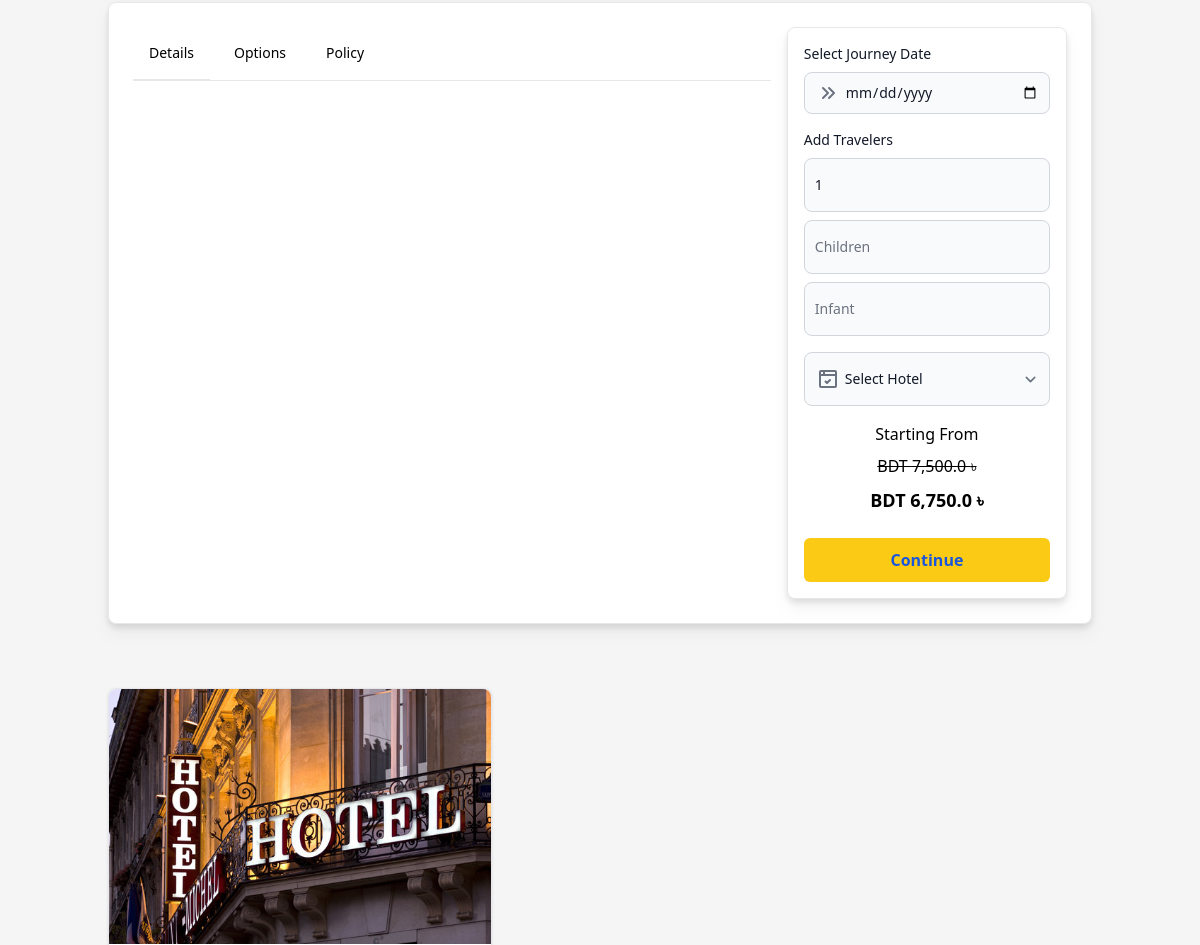
The app's page /tour/tour-details/3 (signed in, middle part), older data.
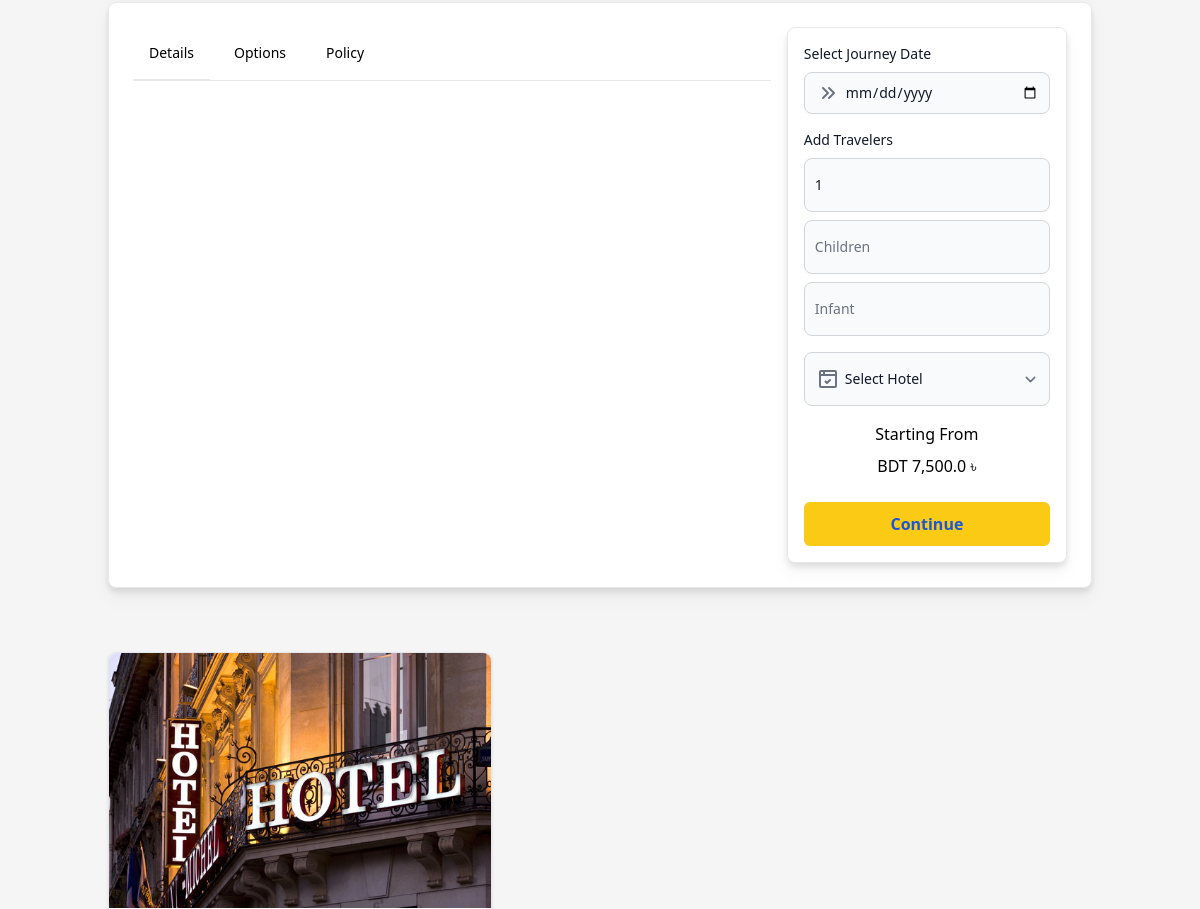
The same page, newer data.
### app_tour/models.py (models this page shows, shortened)
class TourPackageModel(models.Model):
    package_title = models.CharField(max_length=525, null=True)
    package_cover_image = models.ImageField(upload_to="tour_package_cover_images", null=True, blank=True)
    tour_location = models.ForeignKey(
        TourLocationModel, on_delete=models.CASCADE, null=True, blank=True
    )
    tour_duration = models.IntegerField(null=True, blank=True)
    peoples_limit = models.PositiveIntegerField(default=1, null=True, blank=True)
    details = RichTextUploadingField(null=True)
    options = RichTextUploadingField(null=True)
    policy = RichTextUploadingField(null=True)
    journey_date = models.DateField(default=timezone.now)
    package_price = models.FloatField(null=True, blank=True)
    Children_package_price = models.FloatField(null=True, default= 50, help_text="Enter 50 percent children traveler")
    Infant_package_price = models.FloatField(null=True, default= 90, help_text="Enter 90 percent infant traveler")
    discount = models.ForeignKey("app_flight.Discount", on_delete=models.CASCADE, null=True, blank=True)
    hotel = models.ManyToManyField(HotelModel)
    created_at = models.DateTimeField(auto_now_add=True)
    def get_discount_price(self):
        if self.discount:
            return (self.package_price / 100) * self.discount.amount
        else:
            return 0
    class Meta:
        verbose_name = "Tour Package"
        verbose_name_plural = "Tour Packages"
        ordering = ["-id"]

class HotelModel(models.Model):
    hotel_name = models.CharField(max_length=122, null=True, verbose_name="Name")
    cover_image = models.ImageField(upload_to="tour_package_images", null=True, verbose_name="Cover Image")
    link = models.URLField(null=True, blank=True, default="#", verbose_name="Hotel Link")
    class Meta:
        verbose_name = "Hotel"
        verbose_name_plural = "Hotels"
        ordering = [
            '-id'
        ]

### app_flight/models.py (models this page shows, shortened)
class Discount(models.Model):
    name = models.CharField(max_length=122, null=True)
    code = models.CharField(max_length=122, null=True)
    details = models.CharField(max_length=999, null=True, blank=True)
    amount = models.FloatField(null=True)
    start_date = models.DateTimeField(default=timezone.now)
    end_date = models.DateTimeField(default=timezone.now)
    created_at = models.DateTimeField(auto_now_add=True)
    class Meta:
        verbose_name = "Discount"
        verbose_name_plural = "Discounts"
        ordering = ["-id"]

### app_tour/views.py (the view, shortened to what this page needs)
# urls.py: path("tour-details/<int:pk>", TourDetailsView.as_view(), name="tour_details"),
@method_decorator(signin_decorators, name="dispatch")
class TourDetailsView(FormView):
    template_name = "app_tour/details.html"
    form_class = TourPackageOrderForm
    order_id = None
    def get_context_data(self, **kwargs):
        context = super().get_context_data(**kwargs)
        pk = self.kwargs.get('pk')
        context['tour_package'] = get_object_or_404(TourPackageModel, id=pk)
        context['sliders'] = TourPackageImages.objects.filter(package__id=pk)
        return context

### app_flight/templatetags/mathfilters.py (called while the page is built)
@register.filter
def get_tour_discount_price(subtotal, discount_price):
    return float(subtotal) - float(discount_price)

### templates/app_tour/details.html (shortened to what this page needs)
{% extends 'base.html' %}
{% load humanize %}
{% load static %}
{% load mathfilters %}
{% block main %}
<section class="container mx-auto p-4 md:p-0 mt-6">
    <div class="flex flex-col md:flex-row justify-between items-start gap-4 my-4 p-6 bg-white border border-gray-200 rounded-lg drop-shadow-lg dark:bg-gray-800 dark:border-gray-700 dark:hover:bg-gray-700">
        <div class="w-full md:w-auto flex-1">
            <div class="mb-4 border-b border-gray-200 dark:border-gray-700">
                <ul class="flex flex-wrap -mb-px text-sm font-medium text-center" id="myTab" data-tabs-toggle="#TabContent" role="tablist">
                    <li class="mr-2" role="presentation">
                        <button class="inline-block p-4 border-b-2 rounded-t-lg" id="profile-tab" data-tabs-target="#profile" type="button" role="tab" aria-controls="profile" aria-selected="false">Details</button>
                    </li>
                    <li class="mr-2" role="presentation">
                        <button class="inline-block p-4 border-b-2 border-transparent rounded-t-lg hover:text-gray-600 hover:border-gray-300 dark:hover:text-gray-300" id="dashboard-tab" data-tabs-target="#dashboard" type="button" role="tab" aria-controls="dashboard" aria-selected="false">Options</button>
                    </li>
                    <li class="mr-2" role="presentation">
                        <button class="inline-block p-4 border-b-2 border-transparent rounded-t-lg hover:text-gray-600 hover:border-gray-300 dark:hover:text-gray-300" id="settings-tab" data-tabs-target="#settings" type="button" role="tab" aria-controls="settings" aria-selected="false">Policy</button>
                    </li>
                </ul>
            </div>
        </div>
        <div class="w-full md:w-[30%] mt-6 md:mt-0 p-4 bg-white border border-gray-200 rounded-lg drop-shadow-lg">
            <form method="POST">
                <label for="city" class="block mb-2 text-sm font-medium text-gray-900 dark:text-white">Select Journey Date</label>
                <div class="relative mb-2">
                    <div class="absolute inset-y-0 left-0 flex items-center pl-3 pointer-events-none">
                    </div>
                    {{ form.journey_date }}
                </div>
                <div class="my-4">
                    <label for="first_name" class="block mb-2 text-sm font-medium text-gray-900 dark:text-white">Add Travelers</label>
                    {{ form.adult_traveler }}
                    {{ form.child_traveler }}
                    {{ form.infant_traveler }}
                </div>
                <div class="relative max-w-md my-2">
                    <div class="absolute inset-y-0 left-0 flex items-center pl-3 pointer-events-none">
                    </div>
                    <select id="countries" name="hotel_name" class="py-4 pl-10 bg-gray-50 border border-gray-300 text-gray-900 text-md font-normal rounded-lg focus:ring-blue-500 focus:border-blue-500 block w-full p-2.5 dark:bg-gray-700 dark:border-gray-600 dark:placeholder-gray-400 dark:text-white dark:focus:ring-blue-500 dark:focus:border-blue-500" required>
                        <option selected>Select Hotel</option>
                    </select>
                </div>
                <h5 class="mt-4 mb-2 text-md text-center font-normal ">Starting From</h5>
                {% if tour_package.discount %}
                <h5 class="mb-2 text-md text-center font-medium line-through">BDT {{ tour_package.package_price|intcomma }} ৳</h5>
                <h5 class="mb-2 text-lg text-center font-semibold">BDT {{ tour_package.package_price|get_tour_discount_price:tour_package.get_discount_price|intcomma }} ৳</h5>
                {% else %}
                <h5 class="mb-2 text-md text-center font-medium">BDT {{ tour_package.package_price|intcomma }} ৳</h5>
                {% endif %}
                <button type="submit" class="w-full text-blue-700 bg-yellow-300 hover:bg-yellow-500 focus:outline-none focus:ring-4 focus:ring-yellow-300 font-semibold rounded-md text-md px-5 py-2.5 text-center mr-2 mt-4">Continue</button>
            </form>
        </div>
    </div>
    {% if tour_package.hotel %}
    <div class="swiper card_slider">
        <div class="swiper-wrapper py-12">
            {% for hotel in tour_package.hotel.all %}
            <div class="swiper-slide">
                <div class="max-w-sm bg-white border border-gray-200 rounded-lg shadow dark:bg-gray-800 dark:border-gray-700" data-carousel-item>
                    <img class="rounded-t-lg" src="{{ hotel.cover_image.url }}" alt="" />
                </div>
            </div>
            {% endfor %}
        </div>
    </div>
    {% endif %}
</section>
{% endblock main %}

### templates/base.html (shortened to what this page needs)
{% load static %}
<!DOCTYPE html>
<html lang="en">
<head>
    <link rel="stylesheet" href="https://cdn.jsdelivr.net/npm/@tabler/icons-webfont@latest/tabler-icons.min.css">
    <link rel="stylesheet" href="{% static 'css/output.css' %}">
    <link rel="stylesheet" href="https://cdnjs.cloudflare.com/ajax/libs/jquery-toast-plugin/1.3.2/jquery.toast.min.css"
 />
    <link rel="stylesheet" href="https://cdn.jsdelivr.net/npm/swiper@10/swiper-bundle.min.css" />
<link rel="stylesheet" href="https://cdn.jsdelivr.net/npm/slick-carousel@1.8.1/slick/slick.min.css">
</head>
<body class="bg-neutral-100">
    <main>
        {% block main %}
        {% endblock main %}
    </main>
</body>
</html>

Row changes from the older to the newer data that the page shows:
changed TourPackageModel: discount_id 2 → empty (drawn); package_price|get_tour_discount_price "6,750.0" → (not shown)
